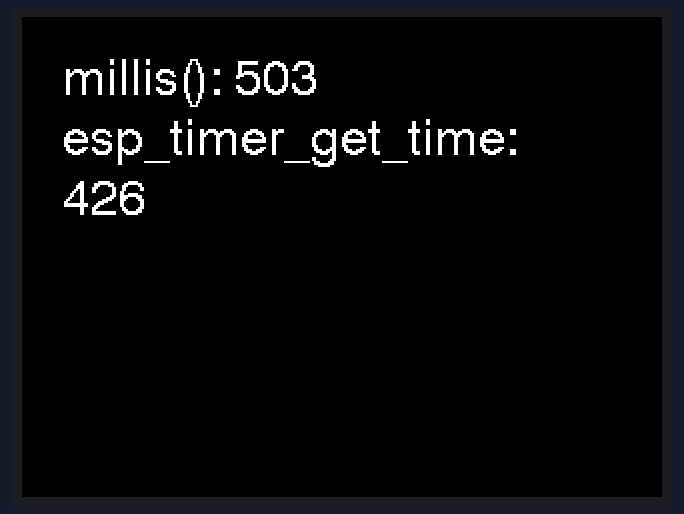
This sketch was run on a simulated ESP32. On the bench: 320×240 colour display.

Above: at 0.68 s.
At 5.38 s:
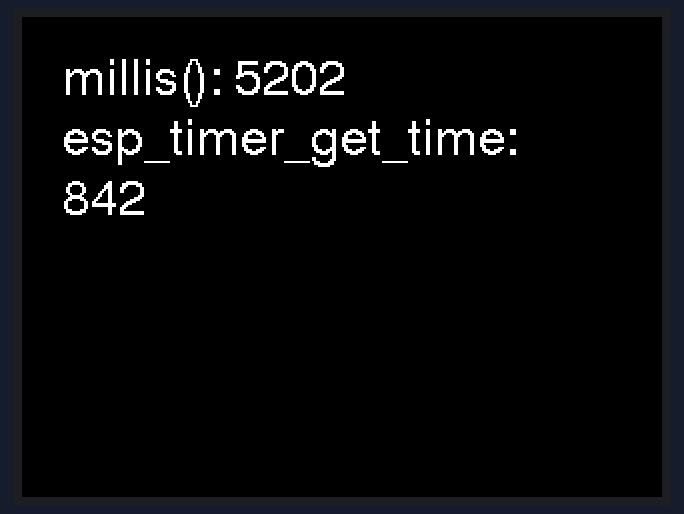
At 10.09 s:
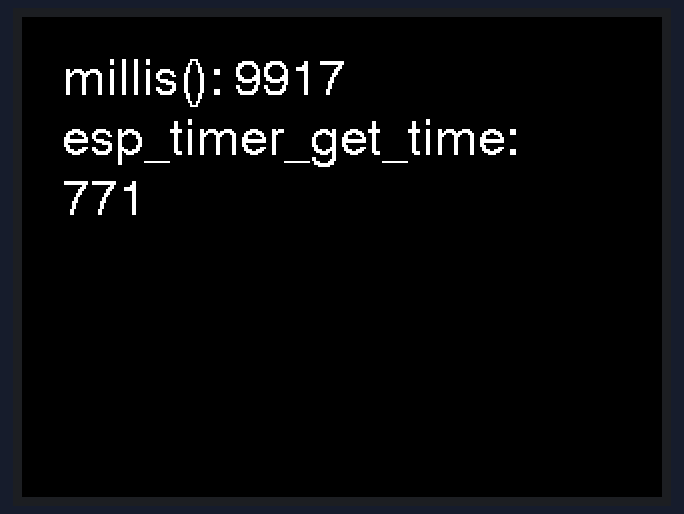
At 19.69 s:
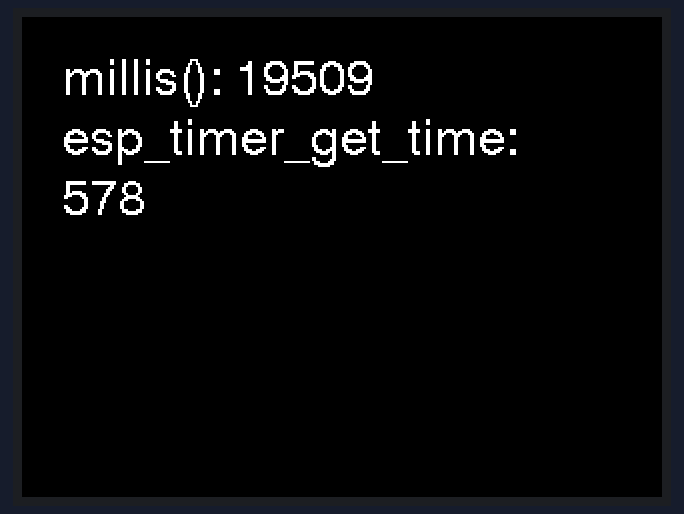
At 29.13 s:
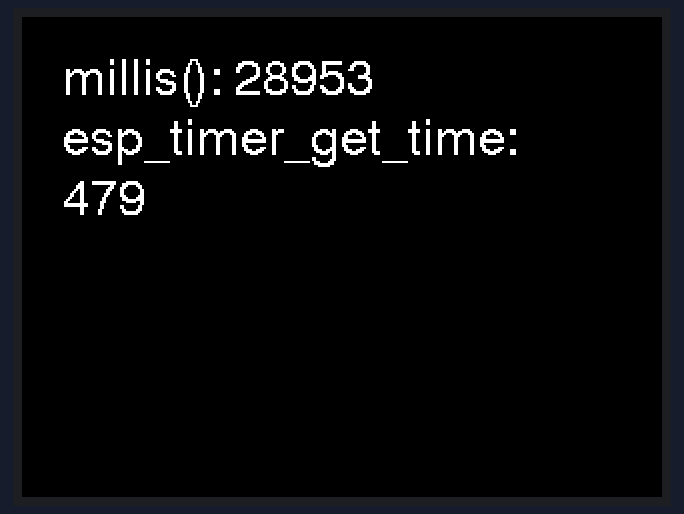
At 39.39 s:
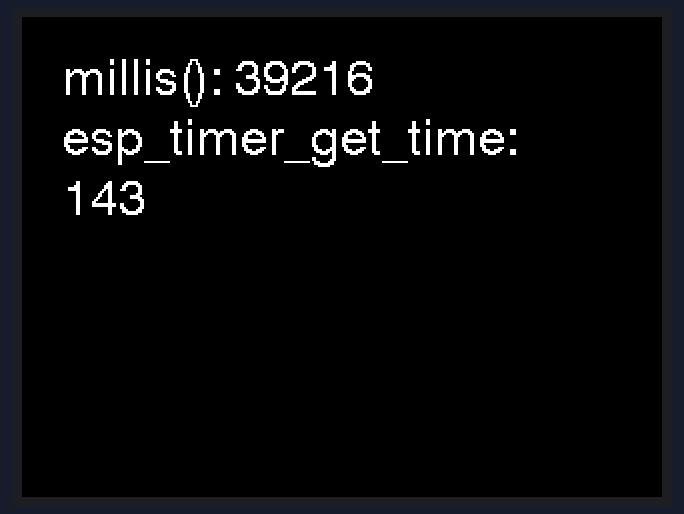

The sketch:

uptime_by_esp_timer_get_time.ino
```cpp
#include "M5Stack.h"

void setup()
{
  M5.begin();
  M5.Lcd.fillScreen(0x0000);
}

void loop()
{
  int64_t  uptime;
  uptime = esp_timer_get_time();

  M5.Lcd.setTextFont(4);
  M5.Lcd.setCursor(20, 20);
  M5.Lcd.printf("millis(): %d", millis());

  M5.Lcd.setCursor(20, 50);
  M5.Lcd.printf("esp_timer_get_time:");
  M5.Lcd.setCursor(20, 80);
  M5.Lcd.printf("%d", uptime % 1000);

  delay(10);
}
```
